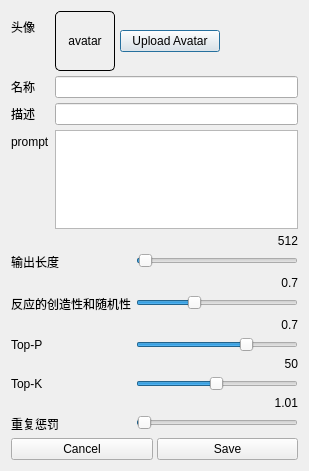
<?xml version="1.0" encoding="UTF-8"?>
<ui version="4.0">
 <class>AICharacterCreation</class>
 <widget class="QDialog" name="AICharacterCreation">
  <property name="geometry">
   <rect>
    <x>0</x>
    <y>0</y>
    <width>309</width>
    <height>471</height>
   </rect>
  </property>
  <property name="windowTitle">
   <string>AI角色创建</string>
  </property>
  <layout class="QVBoxLayout" name="verticalLayout_2">
   <item>
    <layout class="QVBoxLayout" name="verticalLayout">
     <property name="spacing">
      <number>5</number>
     </property>
     <item>
      <layout class="QFormLayout" name="formLayout">
       <item row="0" column="0">
        <widget class="QLabel" name="label">
         <property name="text">
          <string>头像</string>
         </property>
        </widget>
       </item>
       <item row="0" column="1">
        <layout class="QHBoxLayout" name="horizontalLayout_2">
         <item>
          <widget class="QLabel" name="avatarLabel">
           <property name="sizePolicy">
            <sizepolicy hsizetype="Minimum" vsizetype="Minimum">
             <horstretch>0</horstretch>
             <verstretch>0</verstretch>
            </sizepolicy>
           </property>
           <property name="minimumSize">
            <size>
             <width>60</width>
             <height>60</height>
            </size>
           </property>
           <property name="maximumSize">
            <size>
             <width>60</width>
             <height>60</height>
            </size>
           </property>
           <property name="sizeIncrement">
            <size>
             <width>5</width>
             <height>5</height>
            </size>
           </property>
           <property name="styleSheet">
            <string notr="true">border: 1px solid black; padding: 10px;border-radius:5px;</string>
           </property>
           <property name="text">
            <string>avatar</string>
           </property>
           <property name="scaledContents">
            <bool>true</bool>
           </property>
           <property name="alignment">
            <set>Qt::AlignCenter</set>
           </property>
          </widget>
         </item>
         <item>
          <widget class="QPushButton" name="avatarButton">
           <property name="minimumSize">
            <size>
             <width>0</width>
             <height>0</height>
            </size>
           </property>
           <property name="maximumSize">
            <size>
             <width>100</width>
             <height>16777215</height>
            </size>
           </property>
           <property name="text">
            <string>Upload Avatar</string>
           </property>
          </widget>
         </item>
        </layout>
       </item>
       <item row="1" column="0">
        <widget class="QLabel" name="label_2">
         <property name="text">
          <string>名称</string>
         </property>
        </widget>
       </item>
       <item row="1" column="1">
        <widget class="QLineEdit" name="nameLineEdit"/>
       </item>
       <item row="2" column="0">
        <widget class="QLabel" name="label_8">
         <property name="text">
          <string>描述</string>
         </property>
        </widget>
       </item>
       <item row="2" column="1">
        <widget class="QLineEdit" name="descLineEdit"/>
       </item>
       <item row="3" column="0">
        <widget class="QLabel" name="label_9">
         <property name="text">
          <string>prompt</string>
         </property>
        </widget>
       </item>
       <item row="3" column="1">
        <widget class="QTextEdit" name="promptEdit"/>
       </item>
      </layout>
     </item>
     <item>
      <layout class="QFormLayout" name="formLayout_2">
       <item row="2" column="0">
        <widget class="QLabel" name="label_3">
         <property name="text">
          <string>输出长度</string>
         </property>
        </widget>
       </item>
       <item row="2" column="1">
        <widget class="QSlider" name="slider1">
         <property name="minimum">
          <number>1</number>
         </property>
         <property name="maximum">
          <number>32768</number>
         </property>
         <property name="value">
          <number>512</number>
         </property>
         <property name="orientation">
          <enum>Qt::Horizontal</enum>
         </property>
        </widget>
       </item>
       <item row="4" column="1">
        <widget class="QLabel" name="label2">
         <property name="text">
          <string>0.7</string>
         </property>
         <property name="alignment">
          <set>Qt::AlignRight|Qt::AlignTrailing|Qt::AlignVCenter</set>
         </property>
        </widget>
       </item>
       <item row="6" column="0">
        <widget class="QLabel" name="label_4">
         <property name="text">
          <string>反应的创造性和随机性</string>
         </property>
        </widget>
       </item>
       <item row="6" column="1">
        <widget class="QSlider" name="slider2">
         <property name="maximum">
          <number>20</number>
         </property>
         <property name="singleStep">
          <number>1</number>
         </property>
         <property name="pageStep">
          <number>10</number>
         </property>
         <property name="value">
          <number>7</number>
         </property>
         <property name="sliderPosition">
          <number>7</number>
         </property>
         <property name="orientation">
          <enum>Qt::Horizontal</enum>
         </property>
        </widget>
       </item>
       <item row="9" column="0">
        <widget class="QLabel" name="label_5">
         <property name="text">
          <string>Top-P</string>
         </property>
        </widget>
       </item>
       <item row="9" column="1">
        <widget class="QSlider" name="slider3">
         <property name="maximum">
          <number>10</number>
         </property>
         <property name="value">
          <number>7</number>
         </property>
         <property name="orientation">
          <enum>Qt::Horizontal</enum>
         </property>
        </widget>
       </item>
       <item row="11" column="1">
        <widget class="QLabel" name="label4">
         <property name="text">
          <string>50</string>
         </property>
         <property name="alignment">
          <set>Qt::AlignRight|Qt::AlignTrailing|Qt::AlignVCenter</set>
         </property>
        </widget>
       </item>
       <item row="12" column="0">
        <widget class="QLabel" name="label_6">
         <property name="text">
          <string>Top-K</string>
         </property>
        </widget>
       </item>
       <item row="12" column="1">
        <widget class="QSlider" name="slider4">
         <property name="minimum">
          <number>1</number>
         </property>
         <property name="maximum">
          <number>100</number>
         </property>
         <property name="value">
          <number>50</number>
         </property>
         <property name="orientation">
          <enum>Qt::Horizontal</enum>
         </property>
        </widget>
       </item>
       <item row="14" column="1">
        <widget class="QLabel" name="label5">
         <property name="text">
          <string>1.01</string>
         </property>
         <property name="alignment">
          <set>Qt::AlignRight|Qt::AlignTrailing|Qt::AlignVCenter</set>
         </property>
        </widget>
       </item>
       <item row="16" column="0">
        <widget class="QLabel" name="label_7">
         <property name="text">
          <string>重复惩罚</string>
         </property>
        </widget>
       </item>
       <item row="16" column="1">
        <widget class="QSlider" name="slider5">
         <property name="minimum">
          <number>100</number>
         </property>
         <property name="maximum">
          <number>200</number>
         </property>
         <property name="value">
          <number>101</number>
         </property>
         <property name="orientation">
          <enum>Qt::Horizontal</enum>
         </property>
        </widget>
       </item>
       <item row="1" column="1">
        <widget class="QLabel" name="label1">
         <property name="layoutDirection">
          <enum>Qt::LeftToRight</enum>
         </property>
         <property name="text">
          <string>512</string>
         </property>
         <property name="alignment">
          <set>Qt::AlignRight|Qt::AlignTrailing|Qt::AlignVCenter</set>
         </property>
        </widget>
       </item>
       <item row="8" column="1">
        <widget class="QLabel" name="label3">
         <property name="text">
          <string>0.7</string>
         </property>
         <property name="alignment">
          <set>Qt::AlignRight|Qt::AlignTrailing|Qt::AlignVCenter</set>
         </property>
        </widget>
       </item>
      </layout>
     </item>
     <item>
      <layout class="QHBoxLayout" name="horizontalLayout">
       <property name="spacing">
        <number>4</number>
       </property>
       <item>
        <widget class="QPushButton" name="cancelButton">
         <property name="text">
          <string>Cancel</string>
         </property>
        </widget>
       </item>
       <item>
        <widget class="QPushButton" name="createButton">
         <property name="text">
          <string>Save</string>
         </property>
        </widget>
       </item>
      </layout>
     </item>
    </layout>
   </item>
  </layout>
 </widget>
 <resources/>
 <connections/>
</ui>
